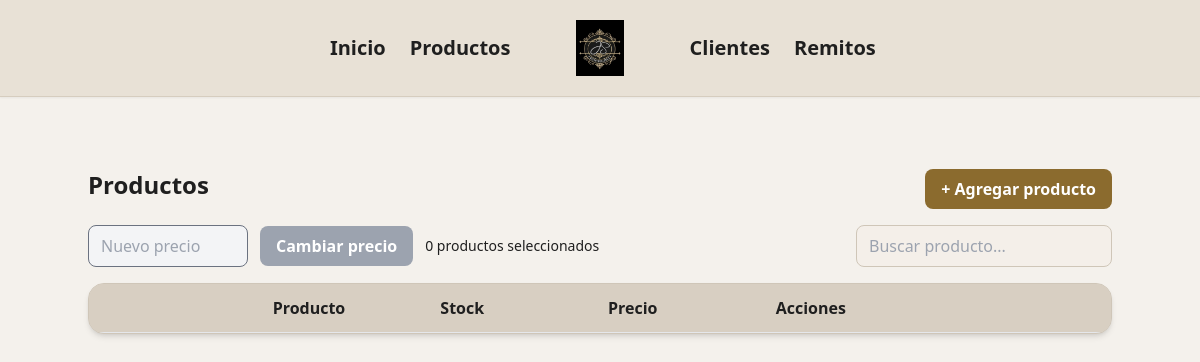
The app's page /productos/, older data.
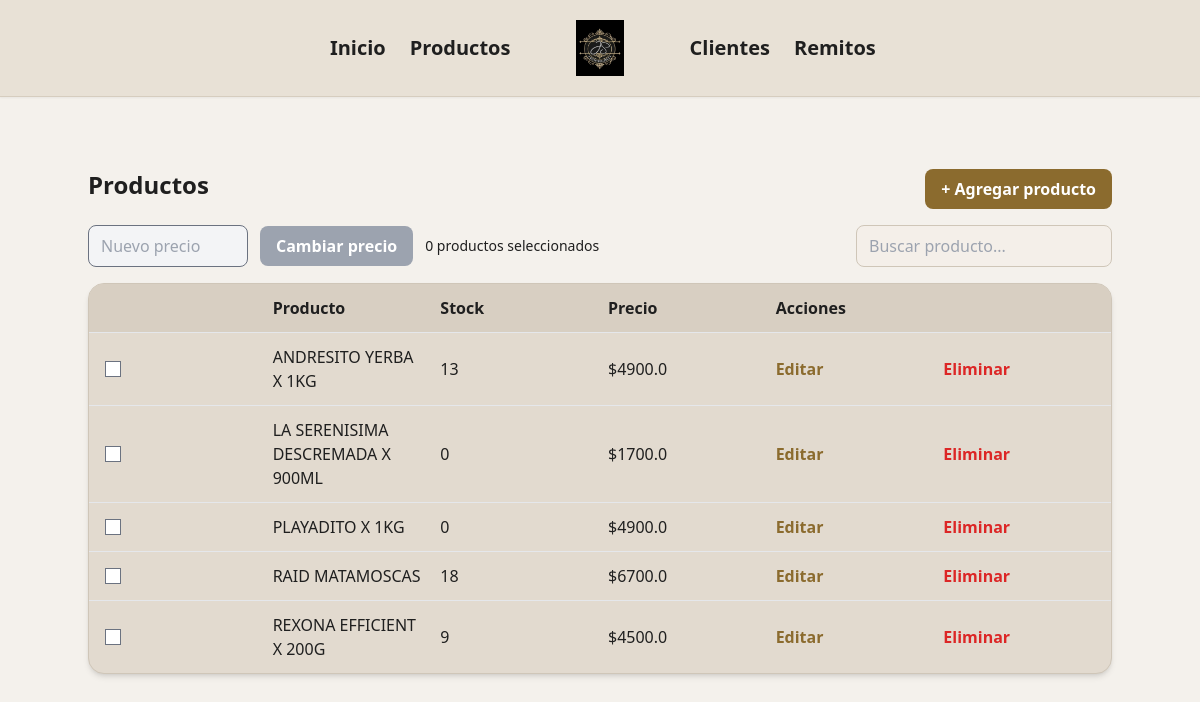
The same page, newer data.
### jsdistribucionesapp/productos/models.py (models this page shows)
class Producto(db.Model):
    __tablename__ = 'productos'
    pid = db.Column(db.Integer, primary_key=True)
    nombre = db.Column(db.String, nullable=True)
    precio = db.Column(db.Float, nullable=False)
    stock = db.Column(db.Integer, default=0)
    departamento = db.Column(db.String)

### jsdistribucionesapp/productos/routes.py (the view)
@productos.route('/')
def index():
    productos = Producto.query.order_by(Producto.nombre.asc()).all()
    return render_template('productos/index.html', productos=productos)

### jsdistribucionesapp/productos/templates/productos/index.html (shortened to what this page needs)
{% extends "base.html" %}
{% block content %}
<div class="max-w-5xl mx-auto mt-6">
  <div class="flex justify-between items-start mb-4">
    <h1 class="text-2xl font-bold text-[#1F1F1F]">
      Productos
    </h1>
    <a href="{{ url_for('productos.agregar') }}"
       class="bg-[#8B6B2E] text-white px-4 py-2 rounded-lg font-semibold hover:bg-[#755824] transition">
      + Agregar producto
    </a>
  </div>
  <div class="flex justify-between items-end mb-4">
    <form action="{{ url_for('productos.cambiar_precio') }}"
          method="post"
          id="precio-form"
          class="flex gap-3 items-center">
      <input type="number"
             step="0.01"
             name="precio"
             id="precioInput"
             placeholder="Nuevo precio"
             disabled
             class="w-40 px-3 py-2 border rounded-lg bg-gray-100
                    focus:outline-none focus:ring-2 focus:ring-[#8B6B2E]">
      <button type="submit"
              id="precioBtn"
              disabled
              class="bg-gray-400 text-white px-4 py-2 rounded-lg
                     font-semibold cursor-not-allowed transition">
        Cambiar precio
      </button>
      <span id="contadorSeleccionados"
          class="text-sm text-[#1F1F1F] font-medium">
          0 productos seleccionados
    </span>
    </form>
    <input
      type="text"
      id="buscador"
      placeholder="Buscar producto..."
      class="w-64 px-3 py-2 rounded-lg border border-[#CFC6B8]
             bg-[#F4EFE9] text-[#1F1F1F]
             focus:outline-none focus:ring-2 focus:ring-[#8B6B2E]"
    >
  </div>
  <div class="bg-[#E2DACF] border border-[#CFC6B8] rounded-2xl shadow-md overflow-hidden">
    <div class="grid grid-cols-6 gap-4 px-4 py-3 font-semibold bg-[#D8CFC2] border-b sticky top-0">
      <span></span>
      <span>Producto</span>
      <span>Stock</span>
      <span>Precio</span>
      <span class="col-span-2">Acciones</span>
    </div>
    <div class="max-h-[450px] overflow-y-auto divide-y">
      {% for producto in productos %}
      <div class="grid grid-cols-6 gap-4 items-center px-4 py-3 hover:bg-[#EFE9E1] producto-row">
        <input type="checkbox"
               class="producto-check"
               value="{{ producto.pid }}">
        <span class="producto-nombre">{{ producto.nombre }}</span>
        <span>{{ producto.stock }}</span>
        <span>${{ producto.precio }}</span>
        <a href="{{ url_for('productos.editar', id=producto.pid) }}"
           class="text-[#8B6B2E] font-semibold hover:underline">
          Editar
        </a>
        <form action="{{ url_for('productos.eliminar', id=producto.pid) }}"
              method="post">
          <button class="text-red-600 font-semibold hover:underline">
            Eliminar
          </button>
        </form>
      </div>
      {% endfor %}
    </div>
  </div>
</div>
{% endblock %}

### jsdistribucionesapp/templates/base.html (shortened to what this page needs)
<!DOCTYPE html>
<html lang="en">
<head>
    <script src="https://cdn.tailwindcss.com"></script>
    <link href="https://cdnjs.cloudflare.com/ajax/libs/flowbite/2.2.1/flowbite.min.css" rel="stylesheet" />
</head>
<body body class="bg-[#F4F1EC] text-[#1F1F1F] min-h-screen">
   <header class="bg-[#E8E1D6] border-b border-[#D6CDBF] py-5 shadow-sm">
  <nav class="mx-auto max-w-4xl">
    <div class="grid grid-cols-5 items-center">
      <div class="flex justify-end gap-6 col-span-2 text-xl font-semibold text-[#1F1F1F]">
        <a href="/" class="hover:text-[#C9A24D] transition">
          Inicio
        </a>
        <a href="/productos" class="hover:text-[#C9A24D] transition">
          Productos
        </a>
      </div>
      <div class="flex justify-center">
        <img
          src="{{ url_for('static', filename='uploads/productos/logo.jpeg') }}"
          alt="JS Distribuciones"
          class="h-14"
        >
      </div>
      <div class="flex justify-start gap-6 col-span-2 text-xl font-semibold text-[#1F1F1F]">
        <a href="/clientes" class="hover:text-[#C9A24D] transition">
          Clientes
        </a>
        <a href="/remitos" class="hover:text-[#C9A24D] transition">
          Remitos
        </a>
      </div>
    </div>
  </nav>
</header>
    <main class="p-6">
      <main class="p-6">
    {% block content %}
    {% endblock %}
    </main>
</body>
</html>

Row changes from the older to the newer data that the page shows:
added Producto: nombre "ANDRESITO YERBA X 1KG", stock "13", precio "4900.0"
added Producto: nombre "LA SERENISIMA DESCREMADA X 900ML", stock "0", precio "1700.0"
added Producto: nombre "PLAYADITO X 1KG", stock "0", precio "4900.0"
added Producto: nombre "RAID MATAMOSCAS", stock "18", precio "6700.0"
added Producto: nombre "REXONA EFFICIENT X 200G", stock "9", precio "4500.0"
